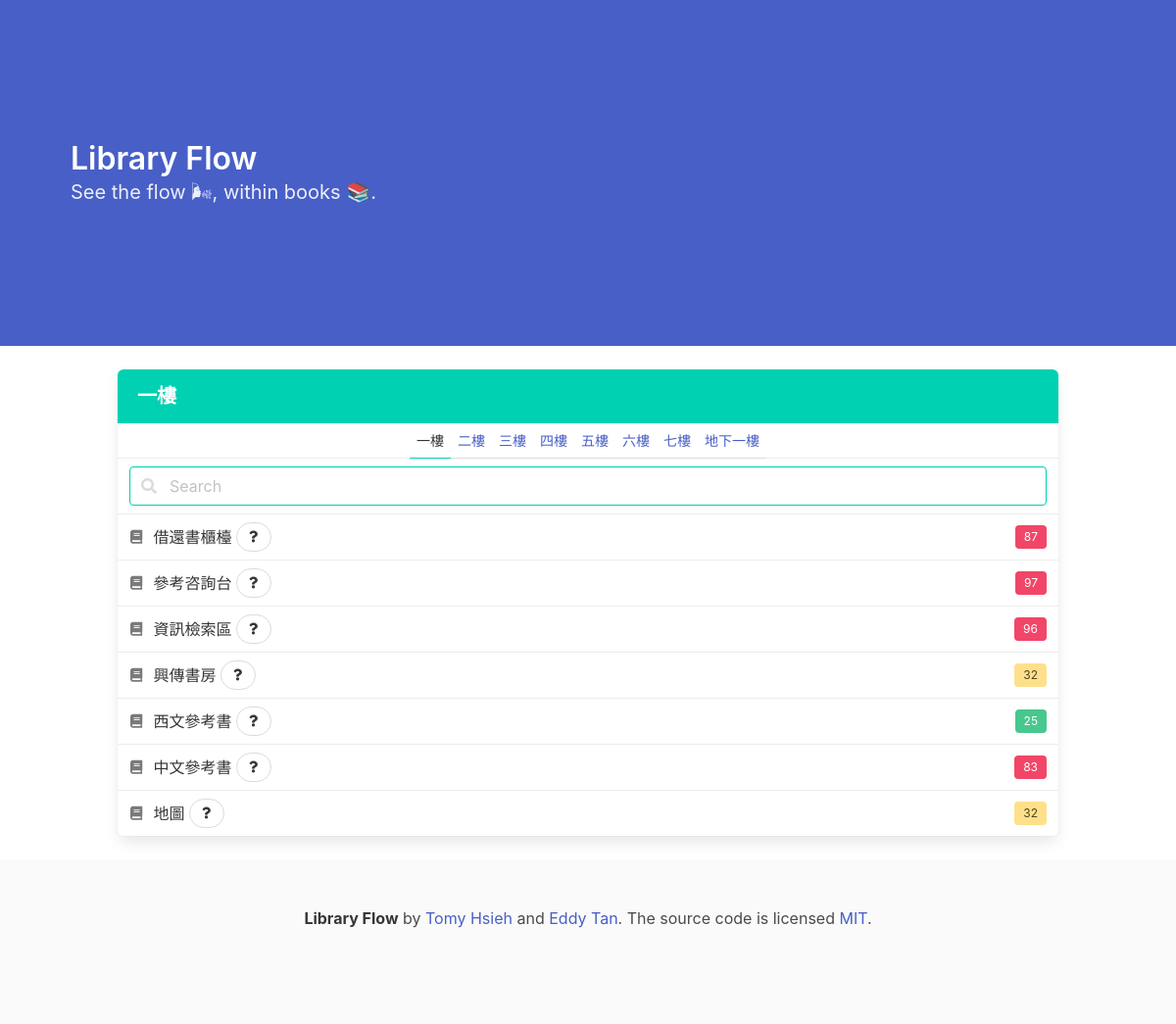
The page /1 on the database its author committed.
### library_flow/models.py (models this page shows, shortened)
class Floor(Base):
    __tablename__ = "floors"
    id = Column(Integer, primary_key=True, index=True)
    name = Column(String, unique=True, index=True)
    sections = relationship("Section", back_populates="floor")

class Section(Base):
    __tablename__ = "sections"
    id = Column(Integer, primary_key=True, index=True)
    title = Column(String, index=True)
    status = Column(Integer, index=True)
    floor_name = Column(String, ForeignKey("floors.name"))
    floor = relationship("Floor", back_populates="sections")

### library_flow/main.py (the view)
@app.get("/{floor_id}", response_class=HTMLResponse)
async def floor_status(
    request: Request, floor_id: int = 1, db: Session = Depends(get_db)
):
    floors = crud.get_floors(db)
    for floor in floors:
        if floor.id == floor_id:
            floor_name = floor.name
            break
    else:
        raise HTTPException(status_code=404, detail="Floor not found")
    sections = crud.get_sections_by_floor(db, floor_id)
    return templates.TemplateResponse(
        "main.html",
        {
            "request": request,
            "floor_name": floor_name,
            "floors": floors,
            "sections": sections,
        },
    )

### templates/main.html (shortened to what this page needs)
<!DOCTYPE html>
<html lang="en">
  <head>
    <link
      href="https://cdn.jsdelivr.net/npm/bulma@0.9.3/css/bulma.min.css"
      rel="stylesheet"
    />
    <link
      rel="stylesheet"
      href="https://cdnjs.cloudflare.com/ajax/libs/font-awesome/5.15.3/css/all.min.css"
    />
  </head>
  <body>
    <section class="hero is-medium is-link">
      <div class="hero-body">
        <p class="title">Library Flow</p>
        <p class="subtitle">See the flow 🌬, within books 📚.</p>
      </div>
    </section>
    <div class="container is-max-desktop">
      <article class="panel is-primary my-5">
        <p class="panel-heading">{{ floor_name }}</p>
        <p class="panel-tabs">
          {% for floor in floors %}
          <a
            href="{{ url_for('floor_status', floor_id=floor.id) }}"
            class="{{ 'is-active' if floor_name == floor.name else '' }}"
            >{{ floor.name }}
          </a>
          {% endfor %}
        </p>
        <div class="panel-block">
          <p class="control has-icons-left">
            <input class="input is-primary" type="text" placeholder="Search" />
            <span class="icon is-left">
            </span>
          </p>
        </div>
        {% for section in sections %}
        <a class="panel-block">
          <span class="panel-icon">
            <i class="fas fa-book" aria-hidden="true"></i>
          </span>
          <p>{{ section.title }}</p>
          <button class="button is-small is-rounded ml-1">
            <span class="icon is-small">
              <i class="fas fa-question" aria-hidden="true"></i>
            </span>
          </button>
          <span
            class="tag {{ 'is-success' if section.status < 30 else 'is-warning' if section.status < 60 else 'is-danger' }} ml-auto"
            >{{ section.status }}</span
          >
        </a>
        {% endfor %}
      </article>
    </div>
    <footer class="footer">
      <div class="content has-text-centered">
        <p>
          <strong>Library Flow</strong> by
          <a href="https://github.com/tomy0000000">Tomy Hsieh</a> and
          <a href="https://github.com/bear3z">Eddy Tan</a>. The source code is
          licensed
          <a href="http://opensource.org/licenses/mit-license.php">MIT</a>.
        </p>
      </div>
    </footer>
  </body>
</html>

### rows shown on the page
Floor: name "一樓"
Floor: name "二樓"
Floor: name "三樓"
Floor: name "四樓"
Floor: name "五樓"
Floor: name "六樓"
Floor: name "七樓"
Floor: name "地下一樓"
Section: title "借還書櫃檯", status "87"
Section: title "參考咨詢台", status "97"
Section: title "資訊檢索區", status "96"
Section: title "興傳書房", status "32"
Section: title "西文參考書", status "25"
Section: title "中文參考書", status "83"
Section: title "地圖", status "32"
